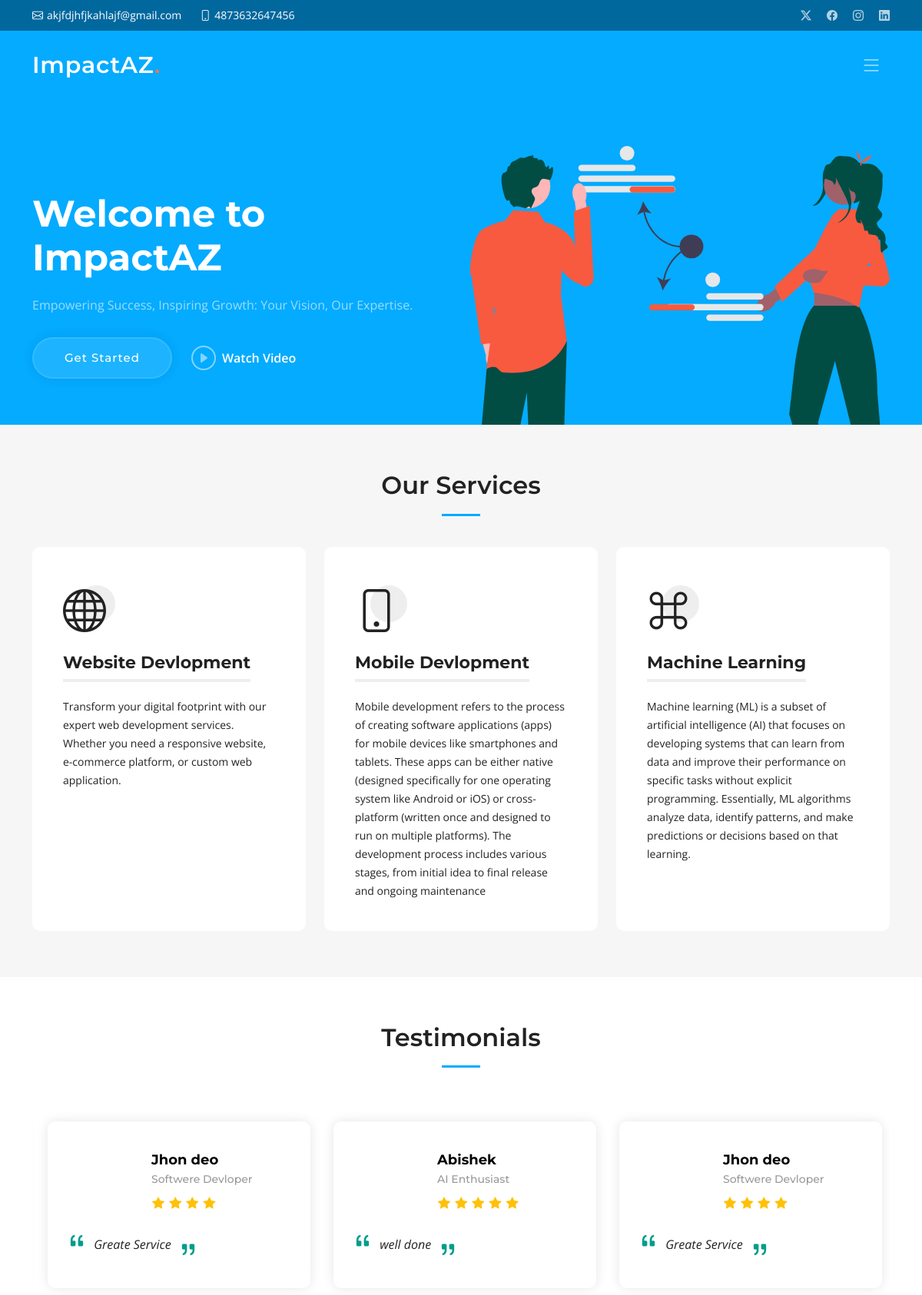
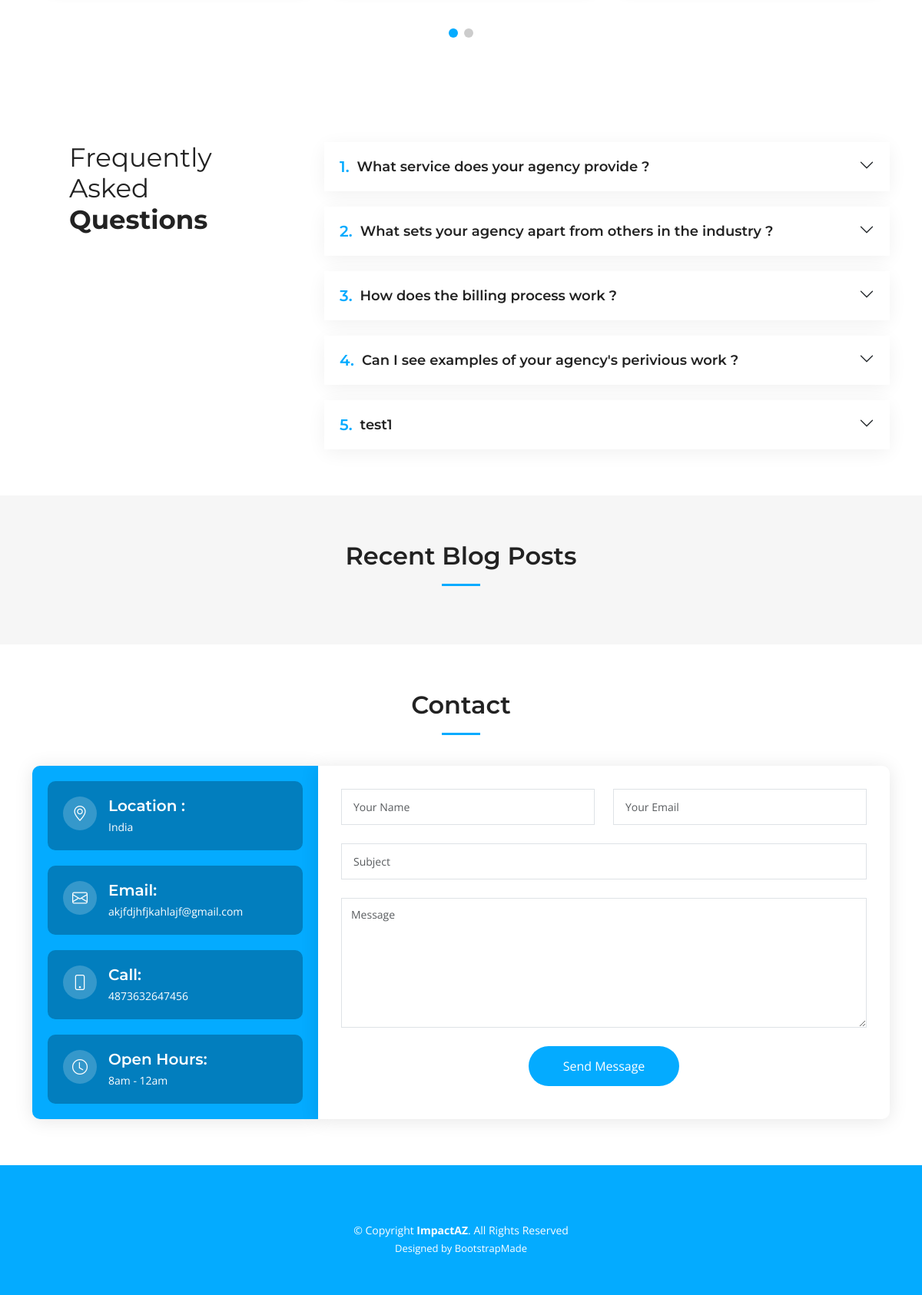
The app's page /, older data (2 pictures, top to bottom).
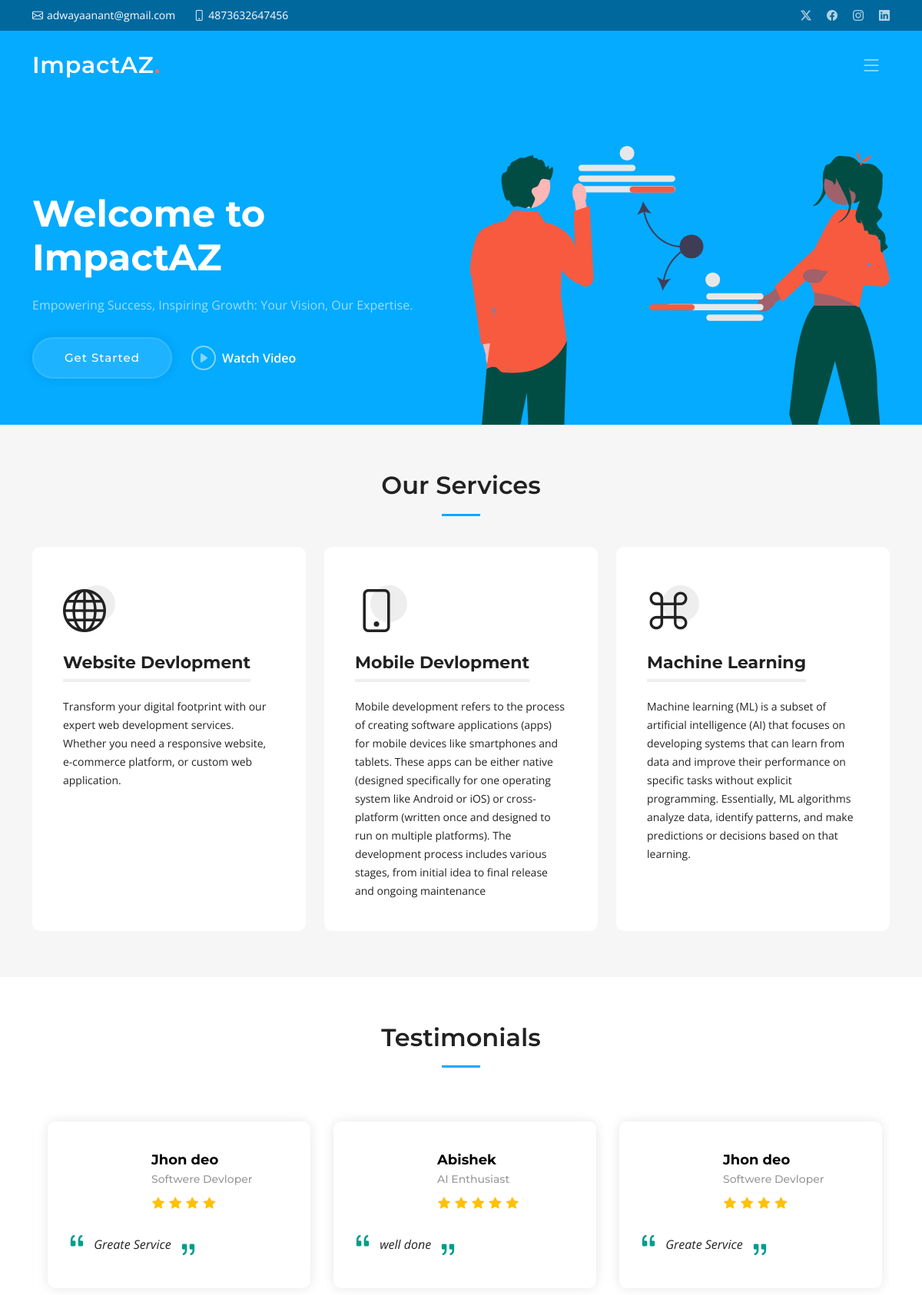
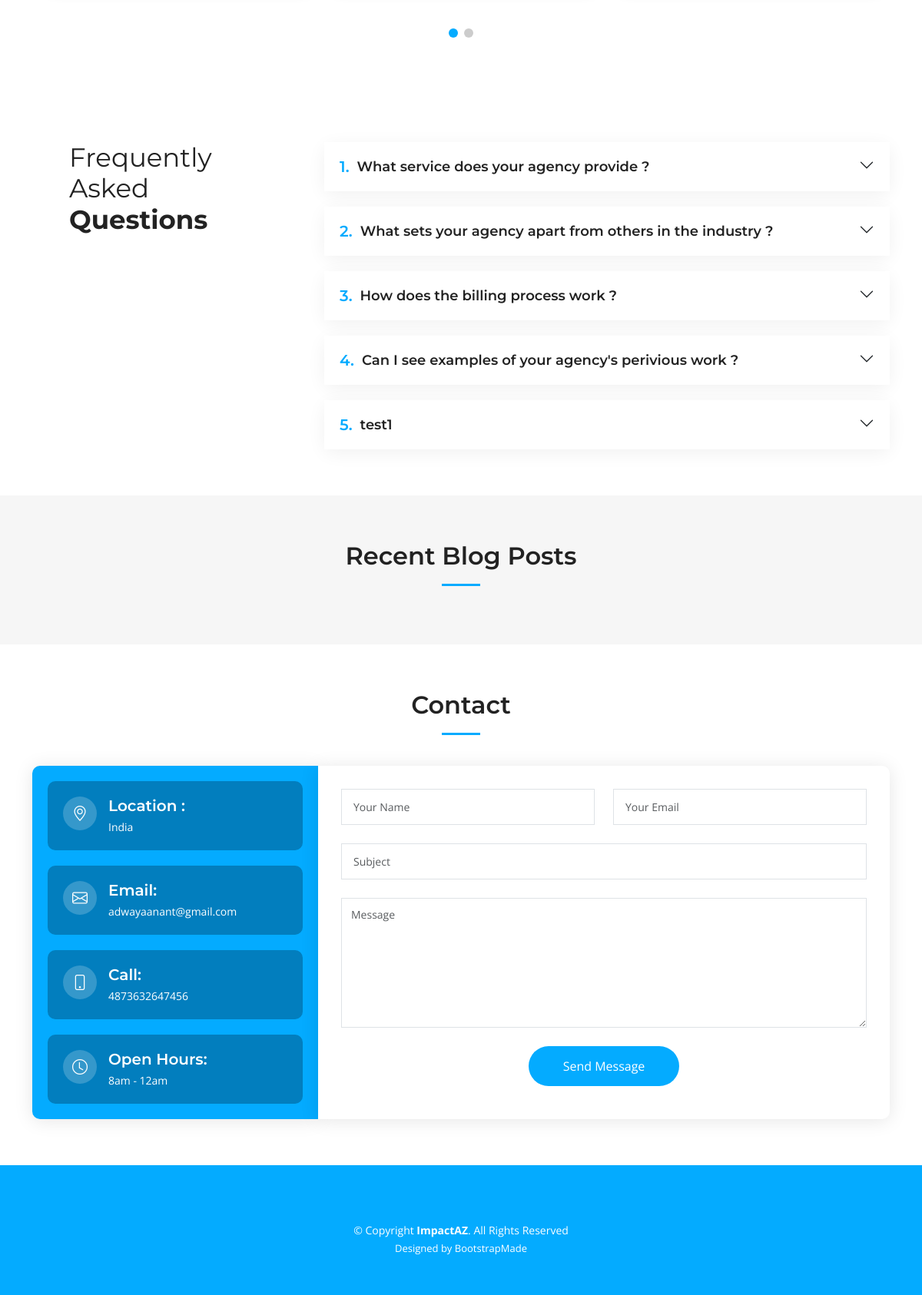
The same page, newer data (2 pictures, top to bottom).
### app/models.py (models this page shows, shortened)
class GeneralInfo(models.Model):
    company_name = models.CharField(max_length=300 ,default=" Company ")
    location = models.CharField(max_length=300)
    email = models.EmailField()
    phone = models.CharField(max_length=20)  # Increased max_length for international numbers
    open_hours = models.CharField(max_length=100, blank=True, null=True)
    video_url = models.URLField(blank=True, null=True)
    twitter_url = models.URLField(blank=True, null=True)
    facebook_url = models.URLField(blank=True, null=True)
    instagram_url = models.URLField(blank=True, null=True)
    linkedin_url = models.URLField(blank=True, null=True)

### app/views.py (the view)
# urls.py: path('' ,index, name='home'),
def index(request):
   general_info = GeneralInfo.objects.first()
   services = Service.objects.all()
   testinomials = Testinomial.objects.all()
   faqs = FrequentlyAskedQuestion.objects.all()
   recent_blogs = Blog.objects.all().order_by('-created_at')[:3]  # Get the 3 most recent blogs
   for blog in recent_blogs:
       print(f"Blog : {blog }")
       print(f"blog.created_at : {blog.created_at }")
       print(f"blog.author : {blog.author }")
       print(f"blog.author.country : {blog.author.country }")
   context = {
       "location": general_info.location,
       "email": general_info.email,
       "phone": general_info.phone,
       "company_name": general_info.company_name,
       "open_hours": general_info.open_hours,
       "video_url": general_info.video_url,
       "twitter_url":general_info.twitter_url,
       "facebook_url":general_info.facebook_url,
       "instagram_url":general_info.instagram_url,
       "linkedin_url":general_info.linkedin_url,
       "services" : services,
       "testinomials" : testinomials,
       "faqs" : faqs,
       "recent_blogs": recent_blogs,
   }
   print(f"Context : { context }")
   return render(request, "index.html", context)

### app/models.py (called while the page is built)
    def __str__(self):
        return self.tittle

    def __str__(self):
        return f"{self.user_name} - {self.user_job_title}"

    def __str__(self):
        return self.question

### templates/index.html (shortened to what the changed rows need)
{% extends 'assets/main.html' %}
{% load static %}
{% block mainContent %}
    <section id="services" class="services sections-bg">
      <div class="container" data-aos="fade-up">
        <div class="section-header">
          <h2>Our Services</h2>
        </div>
    </section>
    <section id="testimonials" class="testimonials">
      <div class="container" data-aos="fade-up">
        <div class="section-header">
          <h2>Testimonials</h2>
        </div>
      </div>
    </section>
    <section id="recent-posts" class="recent-posts sections-bg">
      <div class="container" data-aos="fade-up">
        <div class="section-header">
          <h2>Recent Blog Posts</h2>
        </div>
      </div>
    </section>
    <section id="contact" class="contact">
      <div class="container" data-aos="fade-up">
        <div class="section-header">
          <h2>Contact</h2>
        </div>
        <div class="row gx-lg-0 gy-4">
          <div class="col-lg-4">
            <div class="info-container d-flex flex-column align-items-center justify-content-center">
              <div class="info-item d-flex">
                <div>
                  <h4>Location :</h4>
                  <p>{{location}}</p>
                </div>
              </div>
              <div class="info-item d-flex">
                <div>
                  <h4>Email:</h4>
                  <p>{{email}}</p>
                </div>
              </div>
              <div class="info-item d-flex">
                <div>
                  <h4>Call:</h4>
                  <p>{{phone}}</p>
                </div>
              </div>
              <div class="info-item d-flex">
                <div>
                  <h4>Open Hours:</h4>
                  <p>{{open_hours}}</p>
                </div>
              </div>
            </div>
          </div>
        </div>
      </div>
    </section>
{% endblock mainContent %}

### templates/assets/main.html (shortened to what this page needs)
{% load static %}
<!DOCTYPE html>
<html lang="en">
<head>
  <link href="{% static 'assets/vendor/bootstrap/css/bootstrap.min.css' %}" rel="stylesheet">
  <link href="{% static 'assets/vendor/bootstrap-icons/bootstrap-icons.css' %}" rel="stylesheet">
  <link href="{% static 'assets/vendor/aos/aos.css' %}" rel="stylesheet">
  <link href="{% static 'assets/vendor/glightbox/css/glightbox.min.css' %}" rel="stylesheet">
  <link href="{% static 'assets/vendor/swiper/swiper-bundle.min.css' %}" rel="stylesheet">
  <link href="{% static 'assets/css/main.css' %}" rel="stylesheet">
</head>
<body>
  {% include 'assets/header.html' %}
  <section id="hero" class="hero">
    <div class="container position-relative">
      <div class="row gy-5" data-aos="fade-in">
        <div class="col-lg-6 order-2 order-lg-1 d-flex flex-column justify-content-center text-center text-lg-start">
          <h2>Welcome to <span>{{company_name}}</span></h2>
          <p>Empowering Success, Inspiring Growth: Your Vision, Our Expertise.</p>
          <div class="d-flex justify-content-center justify-content-lg-start">
            <a href="#services" class="btn-get-started">Get Started</a>
            <a href="{{video_url}}" class="glightbox btn-watch-video d-flex align-items-center"><i class="bi bi-play-circle"></i><span>Watch Video</span></a>
          </div>
        </div>
        <div class="col-lg-6 order-1 order-lg-2">
          <img src="{% static 'assets/img/hero-img.svg' %}" class="img-fluid" alt="" data-aos="zoom-out" data-aos-delay="100">
        </div>
      </div>
    </div>
  </section>
  <main id="main">
    {% block mainContent %}
    {% endblock mainContent %}
  </main>
   {% include 'assets/footer.html' %}
</body>
</html>

### templates/assets/header.html (shortened to what this page needs)
{% load static %}
  <section id="topbar" class="topbar d-flex align-items-center">
    <div class="container d-flex justify-content-center justify-content-md-between">
      <div class="contact-info d-flex align-items-center">
        <i class="bi bi-envelope d-flex align-items-center"><a href="mailto:{{email}}">{{email}}</a></i>
        <i class="bi bi-phone d-flex align-items-center ms-4"><span>{{phone}}</span></i>
      </div>
      <div class="social-links d-none d-md-flex align-items-center">
        <a href="{{twitter}}" class="twitter"><i class="bi bi-twitter-x"></i></a>
        <a href="{{twitter}}" class="facebook"><i class="bi bi-facebook"></i></a>
        <a href="{{twitter}}" class="instagram"><i class="bi bi-instagram"></i></a>
        <a href="{{twitter}}" class="linkedin"><i class="bi bi-linkedin"></i></i></a>
      </div>
    </div>
  </section>
  <header id="header" class="header d-flex align-items-center">
    <div class="container-fluid container-xl d-flex align-items-center justify-content-between">
      <a href="index.html" class="logo d-flex align-items-center">
        <h1>{{company_name}}<span>.</span></h1>
      </a>
      <i class="mobile-nav-toggle mobile-nav-show bi bi-list"></i>
    </div>
  </header>

### templates/assets/footer.html
{% load static %}
  <footer id="footer" class="footer">
    <div class="container mt-4">
      <div class="copyright">
        &copy; Copyright <strong><span>{{company_name}}</span></strong>. All Rights Reserved
      </div>
      <div class="credits">
        Designed by <a href="https://bootstrapmade.com/">BootstrapMade</a>
      </div>
    </div>
  </footer>

Row changes from the older to the newer data that the page shows:
changed GeneralInfo "ImpactAZ": email "akjfdjhfjkahlajf@gmail.com" → "adwayaanant@gmail.com"
